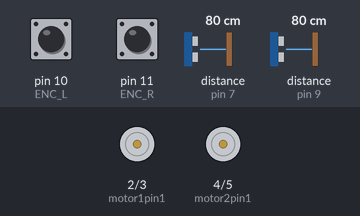
The sketch below on a simulated Arduino Uno, built with avr-gcc and run on an emulated ATmega328P. Parts: motor-driver pin pairs drawn as motors (green arrow = first pin HIGH = forward, orange = second pin HIGH = backward, longer = more drive). Wiring (inferred from the names in the program): 2 × ultrasonic range finder: trigger pin 6, echo pin 7 / trigger pin 8, echo pin 9. Inputs (shaded band) come from the test bench; at power-on: distance to the obstacle (sensors on pin 9, pin 7) 80 cm, pin 10 (ENC_L) HIGH, pin 11 (ENC_R) HIGH. The echo pulse lasts 58.3 µs per cm; what the sketch prints to the serial monitor is not drawn.

Above: at 1.7 s.
1.8 s: distance to the obstacle (sensor on pin 9) set to 34 cm
9.1 s: distance to the obstacle (sensor on pin 9) set to 28 cm
At 10.7 s:
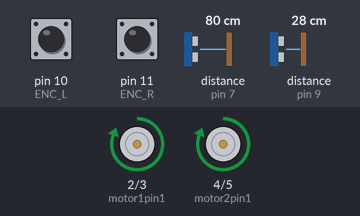
11.1 s: distance to the obstacle (sensor on pin 7) set to 12 cm
12.6 s: distance to the obstacle (sensor on pin 7) set to 9 cm
At 14.1 s:
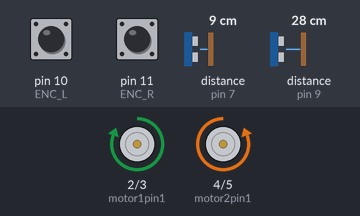
16.4 s: distance to the obstacle (sensor on pin 7) set to 18 cm
At 17.3 s:
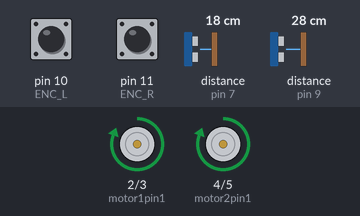
18.1 s: distance to the obstacle (sensor on pin 7) set to 2 cm
At 18.9 s:
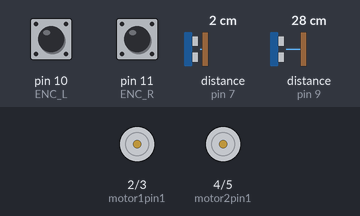
Timing chart, 0 to 23.9 s (numbered marks = the images above; inputs shaded):
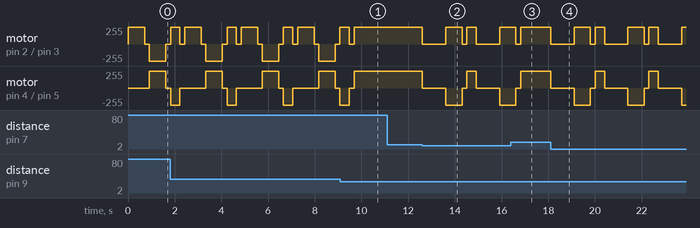

Measured:
- the behaviour switches between 31 and 30 cm on distance to the obstacle (sensor on pin 9) (found by bisection; images 0 and 1)
- the behaviour switches between 11 and 10 cm on distance to the obstacle (sensor on pin 7) (found by bisection; images 1 and 2)
- after the input at 9.1 s, motor on pin 2 (motor1pin1) / pin 3 (motor1pin2): goes on until 9.7 s, then stays forward 255/255
- after the input at 11.1 s, every drawn part: stays the same
- after the input at 16.4 s, motor on pin 2 (motor1pin1) / pin 3 (motor1pin2), motor on pin 4 (motor2pin1) / pin 5 (motor2pin2): goes on until 16.8 s, then stays forward 255/255
- by itself, motor on pin 4 (motor2pin1) / pin 5 (motor2pin2): repeats every 2.4 s: stopped 1.1 s, forward 255/255 0.70 s, stopped 0.20 s, backward 255/255 0.40 s
- by itself, motor on pin 2 (motor1pin1) / pin 3 (motor1pin2): repeats every 2.4 s: stopped 0.21 s, forward 255/255 0.70 s, stopped 0.20 s, backward 255/255 0.70 s, stopped 0.20 s, forward 255/255 0.40 s

The sketch:

lab_5_part_4_code.ino
```cpp
// === MOTOR DRIVER PINS ===
const int motor1pin1 = 2;  // Left forward
const int motor1pin2 = 3;  // Left backward
const int motor2pin1 = 4;  // Right forward
const int motor2pin2 = 5;  // Right backward

// === ULTRASONIC SENSORS ===
const int trigFront = 6;
const int echoFront = 7;
const int trigRight = 8;
const int echoRight = 9;

// === ENCODERS ===
const uint8_t ENC_L = 10;
const uint8_t ENC_R = 11;
volatile long ticksL = 0, ticksR = 0;
int prevL = HIGH, prevR = HIGH;

// === CONFIG ===
const float SIDE_SETPOINT = 25.0;     // Ideal distance to wall
const float SIDE_THRESHOLD = 30.0;    // Wall lost if > 30 cm
const float FRONT_STOP = 10.0;        // Too close to front wall
const float KP = 3.0;                 // Wall-following gain

// === TELEMETRY CONFIG ===
const unsigned long TELEMETRY_MS = 100;
float frontDistance = -1;
float rightDistance = -1;

void setup() {
  pinMode(motor1pin1, OUTPUT); pinMode(motor1pin2, OUTPUT);
  pinMode(motor2pin1, OUTPUT); pinMode(motor2pin2, OUTPUT);

  pinMode(trigFront, OUTPUT); pinMode(echoFront, INPUT);
  pinMode(trigRight, OUTPUT); pinMode(echoRight, INPUT);

  pinMode(ENC_L, INPUT_PULLUP); pinMode(ENC_R, INPUT_PULLUP);

  Serial.begin(115200);
  stopAll();
  Serial.println("=== Wall Follower with Adaptive Reacquisition ===");
  Serial.println("Time(ms),Front(cm),Right(cm),TicksL,TicksR");
}

void loop() {
  frontDistance = getDistanceCM(trigFront, echoFront);
  rightDistance = getDistanceCM(trigRight, echoRight);

  Serial.print("Front: "); Serial.print(frontDistance);
  Serial.print(" cm | Right: "); Serial.println(rightDistance);

  if (frontDistance < 0 || rightDistance < 0) {
    stopAll(); return;
  }

  if (frontDistance < FRONT_STOP) {
    handleInsideCorner();
  } else if (rightDistance > SIDE_THRESHOLD) {
    searchForWallAdaptive();
  } else {
    followWall();  // Maintain ~25 cm from wall
  }

  // === Encoder Telemetry ===
  int rl = digitalRead(ENC_L);
  int rr = digitalRead(ENC_R);
  if (rl != prevL) { ticksL++; prevL = rl; }
  if (rr != prevR) { ticksR++; prevR = rr; }

  static unsigned long lastT = 0;
  unsigned long now = millis();
  if (now - lastT >= TELEMETRY_MS) {
    lastT = now;
    long dL = ticksL; long dR = ticksR;
    ticksL = 0; ticksR = 0;
    Serial.print(now); Serial.print(",");
    Serial.print(frontDistance); Serial.print(",");
    Serial.print(rightDistance); Serial.print(",");
    Serial.print(dL); Serial.print(",");
    Serial.println(dR);
  }
}

// === Motion Control ===

void stopAll() {
  digitalWrite(motor1pin1, LOW); digitalWrite(motor1pin2, LOW);
  digitalWrite(motor2pin1, LOW); digitalWrite(motor2pin2, LOW);
}

void driveForward() {
  digitalWrite(motor1pin1, HIGH); digitalWrite(motor1pin2, LOW);
  digitalWrite(motor2pin1, HIGH); digitalWrite(motor2pin2, LOW);
}

void steerLeft() {
  digitalWrite(motor1pin1, HIGH);  // Left forward
  digitalWrite(motor1pin2, LOW);
  digitalWrite(motor2pin1, LOW);   // Right backward
  digitalWrite(motor2pin2, HIGH);
}

void steerRight() {
  digitalWrite(motor1pin1, LOW);   // Left backward
  digitalWrite(motor1pin2, HIGH);
  digitalWrite(motor2pin1, HIGH);  // Right forward
  digitalWrite(motor2pin2, LOW);
}

// === Inside Corner ===

void handleInsideCorner() {
  Serial.println("Inside corner → Turning LEFT");
  stopAll(); delay(1000);
  steerLeft(); delay(700);  // adjust if needed
  stopAll(); delay(200);
  driveForward(); delay(400);  // move out of corner
}

// === Adaptive Wall Reacquisition ===

void searchForWallAdaptive() {
  Serial.println("Wall lost → Try slow arc RIGHT...");

  // Arc turn (left wheel forward only)
  digitalWrite(motor1pin1, HIGH);
  digitalWrite(motor1pin2, LOW);
  digitalWrite(motor2pin1, LOW);
  digitalWrite(motor2pin2, LOW);
  delay(700);

  stopAll(); delay(200);
  float check = getDistanceCM(trigRight, echoRight);
  Serial.print("Right after arc: "); Serial.println(check);
  if (check < SIDE_THRESHOLD) {
    Serial.println("Wall reacquired after arc.");
    return;
  }

  // Pivot right
  Serial.println("Arc failed → Pivot RIGHT...");
  steerRight(); delay(700);
  stopAll(); delay(200);

  check = getDistanceCM(trigRight, echoRight);
  Serial.print("Right after pivot: "); Serial.println(check);
  if (check < SIDE_THRESHOLD) {
    Serial.println("Wall reacquired after pivot.");
    return;
  }

  // Sweep left
  Serial.println("Still no wall → Sweep LEFT...");
  steerLeft(); delay(400);
  stopAll(); delay(200);
}

// === Wall Following Logic (Proportional) ===

void followWall() {
  float error = rightDistance - SIDE_SETPOINT;
  float absError = abs(error);

  if (absError < 2) {
    driveForward();
  } else if (error > 0) {
    // Too far from wall → steer right
    digitalWrite(motor1pin1, HIGH); digitalWrite(motor1pin2, LOW);
    digitalWrite(motor2pin1, HIGH); digitalWrite(motor2pin2, LOW);
    delay(KP * absError);
  } else {
    // Too close → steer left
    digitalWrite(motor1pin1, HIGH); digitalWrite(motor1pin2, LOW);
    digitalWrite(motor2pin1, HIGH); digitalWrite(motor2pin2, LOW);
    delay(KP * absError);
  }
}

// === Ultrasonic Distance Function ===

float getDistanceCM(int trigPin, int echoPin) {
  digitalWrite(trigPin, LOW); delayMicroseconds(5);
  digitalWrite(trigPin, HIGH); delayMicroseconds(10);
  digitalWrite(trigPin, LOW);
  long duration = pulseIn(echoPin, HIGH, 30000);
  if (duration == 0) return -1;
  return (duration / 2.0) / 29.1;
}
```
